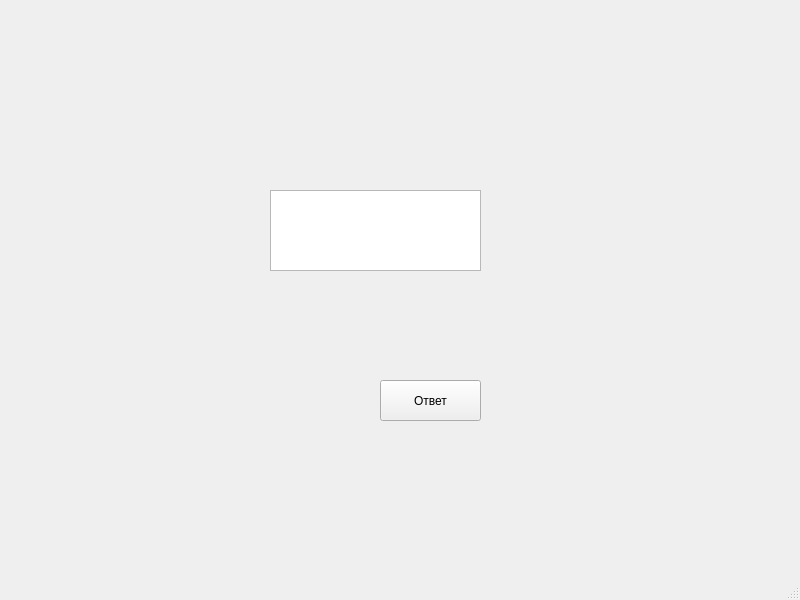
<?xml version="1.0" encoding="UTF-8"?>
<ui version="4.0">
 <class>MainWindow</class>
 <widget class="QMainWindow" name="MainWindow">
  <property name="geometry">
   <rect>
    <x>0</x>
    <y>0</y>
    <width>800</width>
    <height>600</height>
   </rect>
  </property>
  <property name="windowTitle">
   <string>MainWindow</string>
  </property>
  <widget class="QWidget" name="centralwidget">
   <widget class="QTextEdit" name="textEdit">
    <property name="geometry">
     <rect>
      <x>270</x>
      <y>190</y>
      <width>211</width>
      <height>81</height>
     </rect>
    </property>
   </widget>
   <widget class="QPushButton" name="pushButton">
    <property name="geometry">
     <rect>
      <x>380</x>
      <y>380</y>
      <width>101</width>
      <height>41</height>
     </rect>
    </property>
    <property name="text">
     <string>Ответ</string>
    </property>
   </widget>
  </widget>
  <widget class="QMenuBar" name="menubar">
   <property name="geometry">
    <rect>
     <x>0</x>
     <y>0</y>
     <width>800</width>
     <height>21</height>
    </rect>
   </property>
  </widget>
  <widget class="QStatusBar" name="statusbar"/>
 </widget>
 <resources/>
 <connections/>
</ui>
